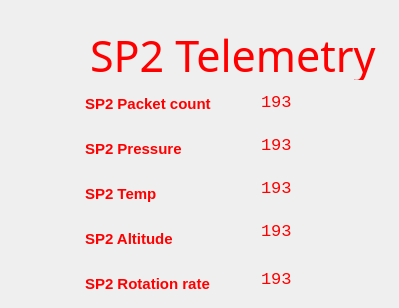
             <widget class="QWidget" name="widget_2" native="true">
              <property name="styleSheet">
               <string notr="true">image: url(:/pics/Images/border-01.png);</string>
              </property>
              <widget class="QLabel" name="label_54">
               <property name="geometry">
                <rect>
                 <x>90</x>
                 <y>30</y>
                 <width>300</width>
                 <height>50</height>
                </rect>
               </property>
               <property name="font">
                <font>
                 <family>Franklin Gothic Demi Cond</family>
                 <pointsize>32</pointsize>
                </font>
               </property>
               <property name="layoutDirection">
                <enum>Qt::LeftToRight</enum>
               </property>
               <property name="styleSheet">
                <string notr="true">background-color:transparent;
image:null;
color:red
</string>
               </property>
               <property name="text">
                <string>SP2 Telemetry</string>
               </property>
              </widget>
              <widget class="QLabel" name="label_46">
               <property name="geometry">
                <rect>
                 <x>261</x>
                 <y>259</y>
                 <width>100</width>
                 <height>40</height>
                </rect>
               </property>
               <property name="sizePolicy">
                <sizepolicy hsizetype="Ignored" vsizetype="Ignored">
                 <horstretch>0</horstretch>
                 <verstretch>0</verstretch>
                </sizepolicy>
               </property>
               <property name="minimumSize">
                <size>
                 <width>100</width>
                 <height>40</height>
                </size>
               </property>
               <property name="maximumSize">
                <size>
                 <width>100</width>
                 <height>40</height>
                </size>
               </property>
               <property name="font">
                <font>
                 <family>Courier New</family>
                 <pointsize>13</pointsize>
                </font>
               </property>
               <property name="styleSheet">
                <string notr="true">background-color:transparent;
color:red;
image:null;
</string>
               </property>
               <property name="text">
                <string>193</string>
               </property>
              </widget>
              <widget class="QLabel" name="frontl6_3">
               <property name="geometry">
                <rect>
                 <x>85</x>
                 <y>89</y>
                 <width>165</width>
                 <height>30</height>
                </rect>
               </property>
               <property name="sizePolicy">
                <sizepolicy hsizetype="Ignored" vsizetype="Ignored">
                 <horstretch>0</horstretch>
                 <verstretch>0</verstretch>
                </sizepolicy>
               </property>
               <property name="minimumSize">
                <size>
                 <width>165</width>
                 <height>30</height>
                </size>
               </property>
               <property name="maximumSize">
                <size>
                 <width>165</width>
                 <height>30</height>
                </size>
               </property>
               <property name="font">
                <font>
                 <pointsize>11</pointsize>
                 <weight>75</weight>
                 <bold>true</bold>
                </font>
               </property>
               <property name="styleSheet">
                <string notr="true">background-color:transparent;
color:red;
image:null;
</string>
               </property>
               <property name="text">
                <string>SP2 Packet count</string>
               </property>
              </widget>
              <widget class="QLabel" name="frontl6_11">
               <property name="geometry">
                <rect>
                 <x>85</x>
                 <y>269</y>
                 <width>165</width>
                 <height>30</height>
                </rect>
               </property>
               <property name="sizePolicy">
                <sizepolicy hsizetype="Ignored" vsizetype="Ignored">
                 <horstretch>0</horstretch>
                 <verstretch>0</verstretch>
                </sizepolicy>
               </property>
               <property name="minimumSize">
                <size>
                 <width>165</width>
                 <height>30</height>
                </size>
               </property>
               <property name="maximumSize">
                <size>
                 <width>165</width>
                 <height>30</height>
                </size>
               </property>
               <property name="font">
                <font>
                 <pointsize>11</pointsize>
                 <weight>75</weight>
                 <bold>true</bold>
                </font>
               </property>
               <property name="styleSheet">
                <string notr="true">background-color:transparent;
color:red;
image:null;
</string>
               </property>
               <property name="text">
                <string>SP2 Rotation rate</string>
               </property>
              </widget>
              <widget class="QLabel" name="frontl6_8">
               <property name="geometry">
                <rect>
                 <x>85</x>
                 <y>134</y>
                 <width>150</width>
                 <height>30</height>
                </rect>
               </property>
               <property name="sizePolicy">
                <sizepolicy hsizetype="Ignored" vsizetype="Ignored">
                 <horstretch>0</horstretch>
                 <verstretch>0</verstretch>
                </sizepolicy>
               </property>
               <property name="minimumSize">
                <size>
                 <width>150</width>
                 <height>30</height>
                </size>
               </property>
               <property name="maximumSize">
                <size>
                 <width>150</width>
                 <height>30</height>
                </size>
               </property>
               <property name="font">
                <font>
                 <pointsize>11</pointsize>
                 <weight>75</weight>
                 <bold>true</bold>
                </font>
               </property>
               <property name="styleSheet">
                <string notr="true">background-color:transparent;
color:red;
image:null;
</string>
               </property>
               <property name="text">
                <string>SP2 Pressure</string>
               </property>
              </widget>
              <widget class="QLabel" name="frontl6_9">
               <property name="geometry">
                <rect>
                 <x>85</x>
                 <y>179</y>
                 <width>150</width>
                 <height>30</height>
                </rect>
               </property>
               <property name="sizePolicy">
                <sizepolicy hsizetype="Ignored" vsizetype="Ignored">
                 <horstretch>0</horstretch>
                 <verstretch>0</verstretch>
                </sizepolicy>
               </property>
               <property name="minimumSize">
                <size>
                 <width>150</width>
                 <height>30</height>
                </size>
               </property>
               <property name="maximumSize">
                <size>
                 <width>150</width>
                 <height>30</height>
                </size>
               </property>
               <property name="font">
                <font>
                 <pointsize>11</pointsize>
                 <weight>75</weight>
                 <bold>true</bold>
                </font>
               </property>
               <property name="styleSheet">
                <string notr="true">background-color:transparent;
color:red;
image:null;
</string>
               </property>
               <property name="text">
                <string>SP2 Temp</string>
               </property>
              </widget>
              <widget class="QLabel" name="frontl6_10">
               <property name="geometry">
                <rect>
                 <x>85</x>
                 <y>224</y>
                 <width>150</width>
                 <height>30</height>
                </rect>
               </property>
               <property name="sizePolicy">
                <sizepolicy hsizetype="Ignored" vsizetype="Ignored">
                 <horstretch>0</horstretch>
                 <verstretch>0</verstretch>
                </sizepolicy>
               </property>
               <property name="minimumSize">
                <size>
                 <width>150</width>
                 <height>30</height>
                </size>
               </property>
               <property name="maximumSize">
                <size>
                 <width>150</width>
                 <height>30</height>
                </size>
               </property>
               <property name="font">
                <font>
                 <pointsize>11</pointsize>
                 <weight>75</weight>
                 <bold>true</bold>
                </font>
               </property>
               <property name="styleSheet">
                <string notr="true">background-color:transparent;
color:red;
image:null;
</string>
               </property>
               <property name="text">
                <string>SP2 Altitude</string>
               </property>
              </widget>
              <widget class="QLabel" name="label_24">
               <property name="geometry">
                <rect>
                 <x>261</x>
                 <y>87</y>
                 <width>100</width>
                 <height>30</height>
                </rect>
               </property>
               <property name="sizePolicy">
                <sizepolicy hsizetype="Ignored" vsizetype="Ignored">
                 <horstretch>0</horstretch>
                 <verstretch>0</verstretch>
                </sizepolicy>
               </property>
               <property name="minimumSize">
                <size>
                 <width>100</width>
                 <height>30</height>
                </size>
               </property>
               <property name="maximumSize">
                <size>
                 <width>100</width>
                 <height>30</height>
                </size>
               </property>
               <property name="font">
                <font>
                 <family>Courier New</family>
                 <pointsize>13</pointsize>
                </font>
               </property>
               <property name="styleSheet">
                <string notr="true">background-color:transparent;
color:red;
image:null;
</string>
               </property>
               <property name="text">
                <string>193</string>
               </property>
              </widget>
              <widget class="QLabel" name="label_30">
               <property name="geometry">
                <rect>
                 <x>261</x>
                 <y>130</y>
                 <width>100</width>
                 <height>30</height>
                </rect>
               </property>
               <property name="sizePolicy">
                <sizepolicy hsizetype="Ignored" vsizetype="Ignored">
                 <horstretch>0</horstretch>
                 <verstretch>0</verstretch>
                </sizepolicy>
               </property>
               <property name="minimumSize">
                <size>
                 <width>100</width>
                 <height>30</height>
                </size>
               </property>
               <property name="maximumSize">
                <size>
                 <width>100</width>
                 <height>30</height>
                </size>
               </property>
               <property name="font">
                <font>
                 <family>Courier New</family>
                 <pointsize>13</pointsize>
                </font>
               </property>
               <property name="styleSheet">
                <string notr="true">background-color:transparent;
color:red;
image:null;
</string>
               </property>
               <property name="text">
                <string>193</string>
               </property>
              </widget>
              <widget class="QLabel" name="label_31">
               <property name="geometry">
                <rect>
                 <x>261</x>
                 <y>173</y>
                 <width>100</width>
                 <height>30</height>
                </rect>
               </property>
               <property name="sizePolicy">
                <sizepolicy hsizetype="Ignored" vsizetype="Ignored">
                 <horstretch>0</horstretch>
                 <verstretch>0</verstretch>
                </sizepolicy>
               </property>
               <property name="minimumSize">
                <size>
                 <width>100</width>
                 <height>30</height>
                </size>
               </property>
               <property name="maximumSize">
                <size>
                 <width>100</width>
                 <height>30</height>
                </size>
               </property>
               <property name="font">
                <font>
                 <family>Courier New</family>
                 <pointsize>13</pointsize>
                </font>
               </property>
               <property name="styleSheet">
                <string notr="true">background-color:transparent;
color:red;
image:null;
</string>
               </property>
               <property name="text">
                <string>193</string>
               </property>
              </widget>
              <widget class="QLabel" name="label_32">
               <property name="geometry">
                <rect>
                 <x>261</x>
                 <y>216</y>
                 <width>100</width>
                 <height>30</height>
                </rect>
               </property>
               <property name="sizePolicy">
                <sizepolicy hsizetype="Ignored" vsizetype="Ignored">
                 <horstretch>0</horstretch>
                 <verstretch>0</verstretch>
                </sizepolicy>
               </property>
               <property name="minimumSize">
                <size>
                 <width>100</width>
                 <height>30</height>
                </size>
               </property>
               <property name="maximumSize">
                <size>
                 <width>100</width>
                 <height>30</height>
                </size>
               </property>
               <property name="font">
                <font>
                 <family>Courier New</family>
                 <pointsize>13</pointsize>
                </font>
               </property>
               <property name="styleSheet">
                <string notr="true">background-color:transparent;
color:red;
image:null;
</string>
               </property>
               <property name="text">
                <string>193</string>
               </property>
              </widget>
             </widget>
